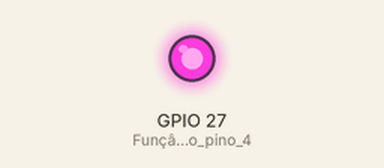
Simulated run of this sketch. Board: ESP32. Shown: output pins drawn as LEDs (lit = HIGH).

Above: at 1.0 s.
At 5.5 s:
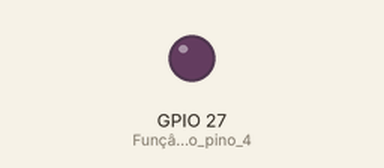
Timing chart, 0 to 6.9 s (numbered marks = the images above):
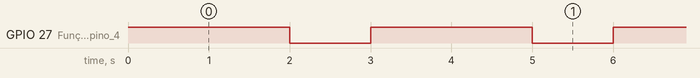

Measured:
- by itself, GPIO 27 (Funçâo_de_saída_do_pino_4): alternates HIGH for 2.0 s and LOW for 1.0 s

The sketch:

sketch.ino
```cpp
void setup()
{
  pinMode(27, OUTPUT); //Funçâo de saída do pino 4
}

void loop()
{
  digitalWrite(27, HIGH); //acende o LED
  delay(2000); //Por 2 segundos
  digitalWrite(27, LOW); //Apaga o LED
  delay(1000); //Apaga o LED por 1 segundos

}
```
